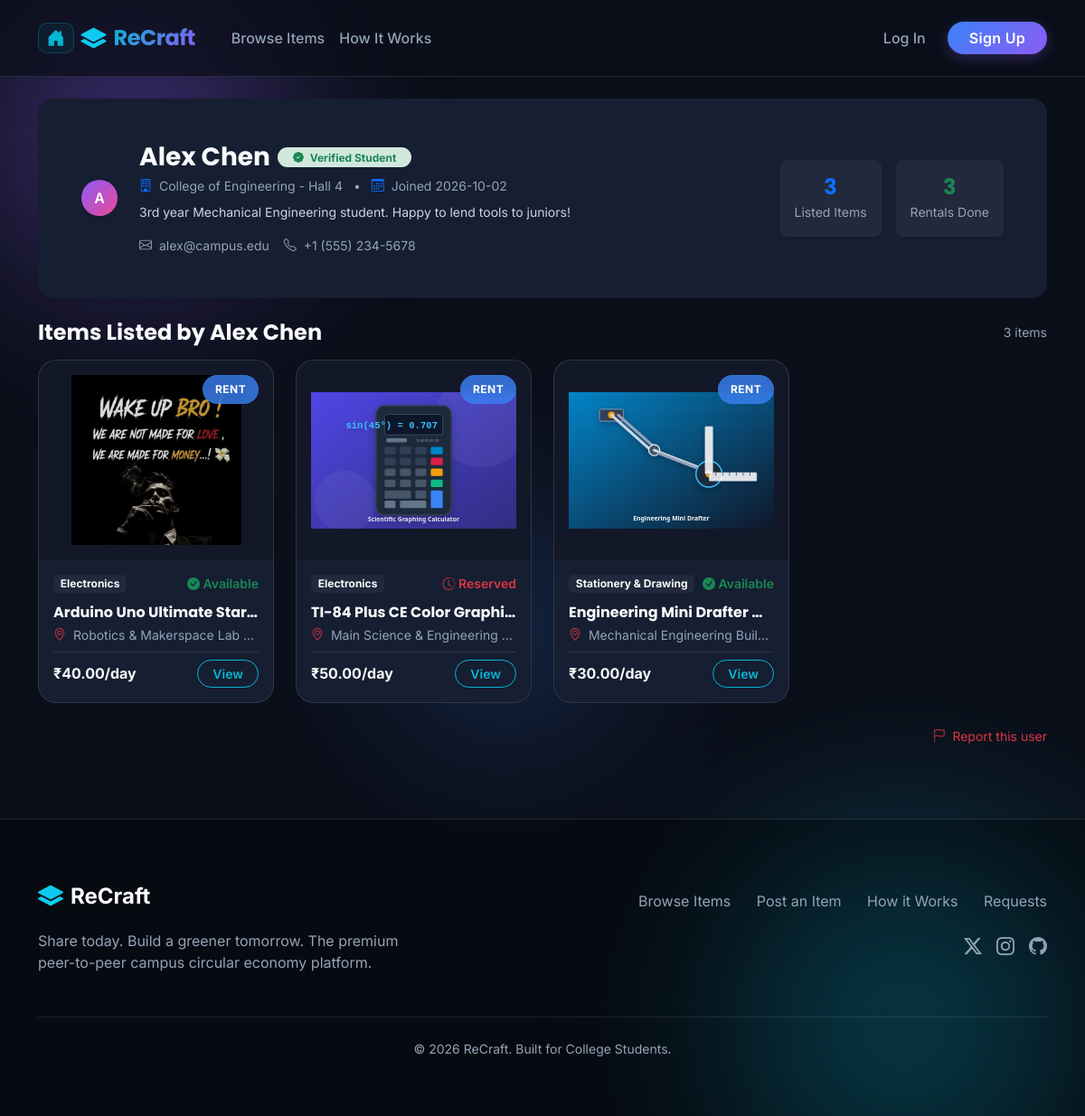
Page /user/1 on the committed database.
### tables this page shows
CREATE TABLE users (
        id INTEGER PRIMARY KEY AUTOINCREMENT,
        name TEXT NOT NULL,
        email TEXT UNIQUE NOT NULL,
        password_hash TEXT NOT NULL,
        college TEXT NOT NULL,
        phone TEXT,
        bio TEXT,
        created_at TIMESTAMP DEFAULT CURRENT_TIMESTAMP
    );

CREATE TABLE items (
        id INTEGER PRIMARY KEY AUTOINCREMENT,
        owner_id INTEGER NOT NULL,
        title TEXT NOT NULL,
        description TEXT NOT NULL,
        category TEXT NOT NULL,
        item_type TEXT DEFAULT 'Rent',
        price REAL DEFAULT 0.0,
        deposit REAL DEFAULT 0.0,
        location TEXT NOT NULL,
        available_from DATE NOT NULL,
        available_until DATE NOT NULL,
        image_path TEXT NOT NULL,
        is_available INTEGER DEFAULT 1,
        created_at TIMESTAMP DEFAULT CURRENT_TIMESTAMP,
        FOREIGN KEY (owner_id) REFERENCES users(id) ON DELETE CASCADE
    );

### app.py (the view)
@app.route('/user/<int:user_id>')
def profile(user_id):
    conn = get_db()
    cursor = conn.cursor()
    cursor.execute("SELECT id, name, email, college, phone, bio, created_at FROM users WHERE id = ?;", (user_id,))
    user = cursor.fetchone()
    if not user:
        conn.close()
        abort(404)
    cursor.execute("SELECT * FROM items WHERE owner_id = ? ORDER BY id DESC;", (user_id,))
    user_items = cursor.fetchall()
    cursor.execute("""
        SELECT COUNT(*) FROM rental_requests
        WHERE (owner_id = ? OR requester_id = ?) AND status = 'Accepted';
    """, (user_id, user_id))
    activity_count = cursor.fetchone()[0]
    conn.close()
    return render_template('profile.html', profile_user=user, user_items=user_items, activity_count=activity_count)

### app.py (called while the page is built)
@app.before_request
def load_logged_in_user():
    user_id = session.get('user_id')
    if user_id:
        conn = get_db()
        cursor = conn.cursor()
        cursor.execute("""
            SELECT COUNT(*) FROM rental_requests
            WHERE owner_id = ? AND status = 'Pending';
        """, (user_id,))
        g.pending_requests_count = cursor.fetchone()[0]
        conn.close()
    else:
        g.pending_requests_count = 0

### database.py (called while the page is built)
def get_db():
    conn = sqlite3.connect(DATABASE_PATH)
    conn.row_factory = sqlite3.Row
    conn.execute("PRAGMA foreign_keys = ON;")
    return conn

### templates/profile.html (shortened to what this page needs)
{% extends "base.html" %}
{% block content %}
<div class="container">
  <div class="card border-0 shadow-sm rounded-4 p-4 p-md-5 mb-4 bg-white">
    <div class="row g-4 align-items-center">
      <div class="col-md-auto text-center">
        <div class="avatar-circle avatar-circle-lg mx-auto shadow-sm">
          {{ profile_user.name[0] | upper }}
        </div>
      </div>
      <div class="col-md">
        <div class="d-flex flex-wrap align-items-center gap-2 mb-1">
          <h3 class="fw-bold mb-0 text-dark">{{ profile_user.name }}</h3>
          <span class="badge bg-success-subtle text-success border border-success-subtle px-3 py-1 rounded-pill small">
            <i class="bi bi-patch-check-fill me-1"></i> Verified Student
          </span>
        </div>
        <div class="text-muted small mb-2">
          <i class="bi bi-building me-1 text-primary"></i> {{ profile_user.college }}
          <span class="mx-2">•</span>
          <i class="bi bi-calendar3 me-1 text-primary"></i> Joined {{ profile_user.created_at[:10] }}
        </div>
        {% if profile_user.bio %}
          <p class="text-secondary small mb-3" style="max-width: 600px;">
            {{ profile_user.bio }}
          </p>
        {% endif %}
        <div class="d-flex flex-wrap gap-3 small text-muted">
          <span><i class="bi bi-envelope me-1"></i> {{ profile_user.email }}</span>
          {% if profile_user.phone %}
            <span><i class="bi bi-telephone me-1"></i> {{ profile_user.phone }}</span>
          {% endif %}
        </div>
      </div>
      <div class="col-md-auto text-center text-md-end">
        <div class="d-flex gap-3 justify-content-center justify-content-md-end">
          <div class="p-3 bg-light rounded-3 text-center" style="min-width: 90px;">
            <h4 class="fw-bold mb-0 text-primary">{{ user_items|length }}</h4>
            <small class="text-muted">Listed Items</small>
          </div>
          <div class="p-3 bg-light rounded-3 text-center" style="min-width: 90px;">
            <h4 class="fw-bold mb-0 text-success">{{ activity_count }}</h4>
            <small class="text-muted">Rentals Done</small>
          </div>
        </div>
      </div>
    </div>
  </div>
  <div class="mb-4">
    <div class="d-flex align-items-center justify-content-between mb-3">
      <h4 class="fw-bold mb-0">Items Listed by {{ profile_user.name }}</h4>
      <span class="text-muted small">{{ user_items|length }} item{% if user_items|length != 1 %}s{% endif %}</span>
    </div>
    {% if user_items %}
      <div class="row row-cols-1 row-cols-sm-2 row-cols-lg-3 row-cols-xl-4 g-4">
        {% for item in user_items %}
          <div class="col">
            <div class="card h-100 item-card">
              <div class="item-card-img-wrapper">
                <img src="{{ item.image_path }}" alt="{{ item.title }}">
                {% if item.item_type == 'Rent' %}
                  <span class="item-card-badge badge-rent">Rent</span>
                {% elif item.item_type == 'Borrow (Free)' %}
                  <span class="item-card-badge badge-borrow">Borrow (Free)</span>
                {% else %}
                  <span class="item-card-badge badge-reuse">Giveaway</span>
                {% endif %}
              </div>
              <div class="card-body d-flex flex-column p-3">
                <div class="d-flex justify-content-between align-items-center mb-1">
                  <span class="badge bg-light text-secondary border small">{{ item.category }}</span>
                  {% if item.is_available == 1 %}
                    <span class="small text-success fw-semibold"><i class="bi bi-check-circle-fill"></i> Available</span>
                  {% else %}
                    <span class="small text-danger fw-semibold"><i class="bi bi-clock-history"></i> Reserved</span>
                  {% endif %}
                </div>
                <h6 class="card-title fw-bold text-dark mt-2 mb-1 text-truncate" title="{{ item.title }}">
                  {{ item.title }}
                </h6>
                <div class="small text-muted mb-2 text-truncate">
                  <i class="bi bi-geo-alt me-1 text-danger"></i> {{ item.location }}
                </div>
                <div class="d-flex justify-content-between align-items-center pt-2 border-top mt-auto">
                  <span class="fw-bold fs-6">
                    {% if item.price > 0 %}₹{{ "%.2f"|format(item.price) }}/day{% else %}Free{% endif %}
                  </span>
                  <a href="{{ url_for('item_detail', item_id=item.id) }}" class="btn btn-outline-primary btn-sm rounded-pill px-3">
                    View
                  </a>
                </div>
              </div>
            </div>
          </div>
        {% endfor %}
      </div>
    {% else %}
      <div class="card border-0 shadow-sm rounded-4 p-4 text-center bg-white">
        <p class="text-muted mb-0 small">This user does not have any active item listings at the moment.</p>
      </div>
    {% endif %}
  </div>
  <div class="text-end mt-4">
    <a href="{{ url_for('report', target_type='user', target_id=profile_user.id) }}" class="text-danger small text-decoration-none">
      <i class="bi bi-flag me-1"></i> Report this user
    </a>
  </div>
</div>
{% endblock %}

### static/css/custom.css (style rules this page uses)
:root { --navy-base: #0b0f19; --navy-light: #161e31; --blue-electric: #3b82f6; --purple-accent: #8b5cf6; --cyan-accent: #06b6d4; --pink-highlight: #ec4899; --success-green: #10b981; --text-main: #f8fafc; --text-muted: #94a3b8; --glass-bg: rgba(255, 255, 255, 0.05); --glass-border: rgba(255, 255, 255, 0.1); --glass-border-hover: rgba(255, 255, 255, 0.25); --glass-shadow: 0 8px 32px 0 rgba(0, 0, 0, 0.3); }
body { font-family: 'Inter', sans-serif; background-color: var(--navy-base); color: var(--text-main); position: relative; overflow-x: hidden; }
h1, h2, h3, h4, h5, h6, .navbar-brand-logo { font-family: 'Poppins', sans-serif; color: var(--text-main); }
.btn-outline-primary { border: 1px solid var(--cyan-accent); color: var(--cyan-accent); font-weight: 600; background: transparent; transition: all 0.3s ease; }
.item-card { background: rgba(255, 255, 255, 0.03); backdrop-filter: blur(10px); border: 1px solid var(--glass-border); border-radius: 20px; overflow: hidden; cursor: pointer; position: relative; transition: transform 0.3s ease, box-shadow 0.3s ease, border-color 0.3s ease; }
.item-card-img-wrapper { height: 220px; position: relative; overflow: hidden; background: rgba(0, 0, 0, 0.2); }
.item-card-img-wrapper img { width: 100%; height: 100%; object-fit: contain; padding: 1rem; transition: transform 0.4s ease; }
.item-card-badge { position: absolute; top: 1rem; right: 1rem; padding: 0.35rem 0.8rem; border-radius: 30px; font-size: 0.75rem; font-weight: 700; text-transform: uppercase; letter-spacing: 0.5px; backdrop-filter: blur(8px); }
.badge-rent { background: rgba(59, 130, 246, 0.8); color: white; border: 1px solid rgba(59,130,246,0.3); }
.text-dark, .text-dark.card-title { color: var(--text-main) !important; }
.text-muted { color: var(--text-muted) !important; }
.text-secondary { color: #cbd5e1 !important; }
.bg-light { background-color: rgba(255, 255, 255, 0.1) !important; color: var(--text-main) !important; border: none !important; }
.bg-white { background-color: var(--navy-light) !important; color: var(--text-main) !important; }
.avatar-circle { width: 40px; height: 40px; border-radius: 50%; background: linear-gradient(135deg, var(--purple-accent), var(--pink-highlight)); color: white; display: flex; align-items: center; justify-content: center; font-weight: 600; box-shadow: 0 4px 10px rgba(0,0,0,0.2); }
.border, .border-bottom, .border-top { border-color: var(--glass-border) !important; }
.card { background-color: var(--navy-light); border-color: var(--glass-border); color: var(--text-main); }
.bg-light { background-color: rgba(255,255,255,0.05) !important; }

### rows in the picture
users: name "A", name "Alex Chen", college "College of Engineering - Hall 4", created_at "2026-10-02", bio "3rd year Mechanical Engineering student. Happy to lend tools to juniors!", email "alex@campus.edu", phone "+1 (555) 234-5678"
items: image_path (picture), item_type "RENT", category "Electronics", is_available 1 (drawn), title "Arduino Uno Ultimate Star…", location "Robotics & Makerspace Lab…", price "40.00"
items: image_path (picture), item_type "RENT", category "Electronics", is_available 0 (drawn), title "TI-84 Plus CE Color Graphi…", location "Main Science & Engineering…", price "50.00"
items: image_path (picture), item_type "RENT", category "Stationery & Drawing", is_available 1 (drawn), title "Engineering Mini Drafter…", location "Mechanical Engineering Buil…", price "30.00"

### other values in the picture
{{ user_items|length }} "3"
{{ activity_count }} "3"
